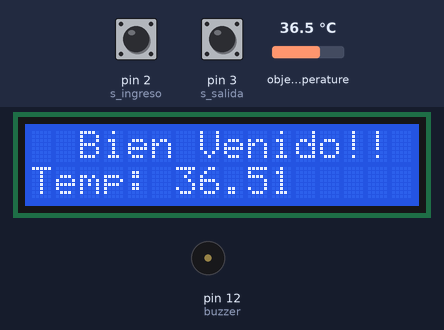
A sketch run on a simulated Arduino Uno, built with avr-gcc and run on an emulated ATmega328P. Parts: 16×2 character LCD, buzzer (waves = sounding, pin HIGH). Inputs (shaded band) come from the test bench; at power-on: object temperature 36.5 °C, pin 2 (s_ingreso) HIGH, pin 3 (s_salida) HIGH. What the sketch prints to the serial monitor is not drawn.

Above: at 2.2 s.
2.3 s: object temperature set to 38.6 °C
At 3.3 s:
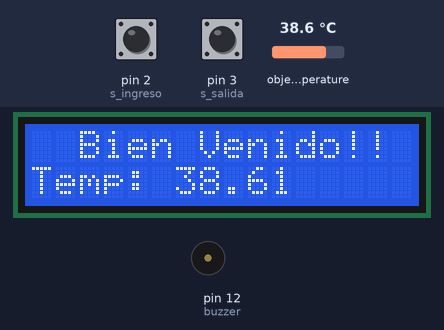
4.1 s: object temperature set to 39.3 °C
At 5.4 s:
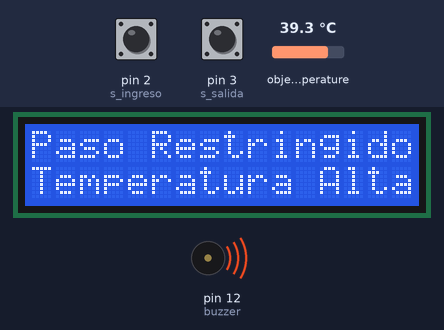
5.7 s: object temperature set to 20 °C
At 8.5 s:
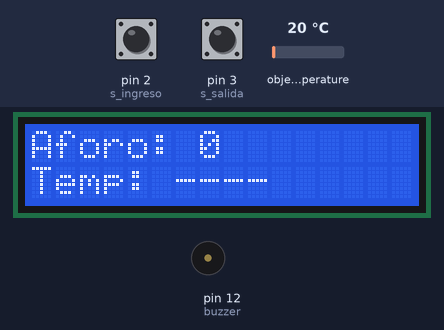
8.7 s: object temperature set to 28.6 °C
10.2 s: object temperature set to 29.3 °C
At 10.8 s:
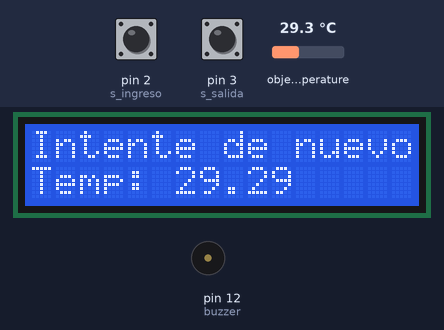
11.9 s: object temperature set to 26 °C
At 12.8 s:
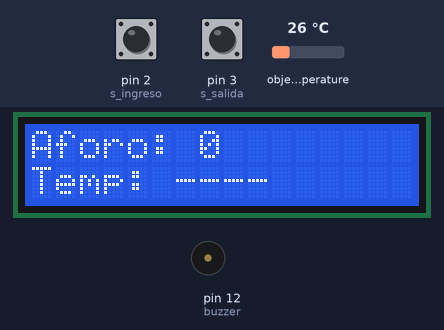
Timing chart, 0 to 14.5 s (numbered marks = the images above; inputs shaded):
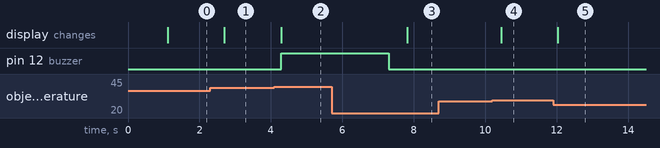

The sketch:

aforo_temperatura.ino
```cpp
/*
   Este código permite imprime un mensaje en el Puerto Serie a intérvalos de
   1 segundo que contiene un contador de personas
   Adicionalmente se incorpora una funcionalidad de medición de temperatura

   @author Christopher Alexis Castro Garcés, XtremeGym
*/
#include <Wire.h>
#include <Adafruit_MLX90614.h>
#include <LiquidCrystal_I2C.h>

int aforo = 0; //contador
float temperatura = 0; // variable para almacenar la temperatura
int s_ingreso = 2; //sensor de entrada
int s_salida = 3; //sensor de salida
int buzzer = 12; //buzzer
int tiempo = 1000; //tiempo de retardo para la variación de aforo
bool aux_ingreso = false;
bool aux_salida = false;


Adafruit_MLX90614 mlx = Adafruit_MLX90614();
LiquidCrystal_I2C lcd(0x27, 16, 2);

void setup() {
  pinMode(buzzer, OUTPUT);
  digitalWrite(buzzer, LOW);

  pinMode(s_ingreso, INPUT_PULLUP);
  pinMode(s_salida, INPUT_PULLUP);
  attachInterrupt(digitalPinToInterrupt(s_ingreso),ingreso,FALLING);
  attachInterrupt(digitalPinToInterrupt(s_salida),salida,FALLING);

  Serial.begin(9600);
  mlx.begin();
  lcd.begin();
  lcd.backlight();
  lcd.print("XtremeGym");
  delay(1000);
  lcd.clear();
}

void loop() {
  if (Serial.available() > 0){
     aforo = (Serial.read()- '0')*10;
  }
  temperatura = mlx.readObjectTempC();
  imprimir();

  if (aux_ingreso==true){
    delay(tiempo);
    aforo++;
    aux_ingreso=false;
  }
  if (aux_salida==true){
    delay(tiempo);
    aforo--;
    aux_salida=false;
  }

  delay(500);
}

void ingreso () {
  aux_ingreso = true;
}

void salida () {
  aux_salida = true;

}

void imprimir (){
  lcd.clear();

  Serial.println(aforo);

  if (temperatura>39) {
    lcd.setCursor(0,0);
    lcd.print("Paso Restringido");
    //lcd.print(aforo);

    lcd.setCursor(0,1);
    lcd.print("Temperatura Alta");
    digitalWrite(buzzer, HIGH);
    delay(3000);
    digitalWrite(buzzer, LOW);

  } else if(temperatura>29) {
    if (temperatura>35) {
      lcd.setCursor(0,0);
      lcd.print("  Bien Venido!!");
      //cd.print(aforo);
      lcd.setCursor(0,1);
      lcd.print("Temp: ");
      lcd.print(temperatura);
    } else {
      lcd.setCursor(0,0);
      lcd.print("Intente de nuevo");
      //cd.print(aforo);
      lcd.setCursor(0,1);
      lcd.print("Temp: ");
      lcd.print(temperatura);
    }
  } else {
    lcd.setCursor(0,0);
    lcd.print("Aforo: ");
    lcd.print(aforo);
    lcd.setCursor(0,1);
    lcd.print("Temp: ----");
  };
  Serial.println(mlx.readObjectTempC());
}
```

Measured:
- the behaviour switches between 38.9 and 39 °C on object temperature (found by bisection; images 1 and 2)
- the behaviour switches between 28.9 and 29 °C on object temperature (found by bisection; images 3 and 4)
- after the input at 2.3 s, the display: changes after 0.40 s (image 1)
- after the input at 4.1 s, pin 12 (buzzer): LOW → HIGH after 0.20 s; the display: changes after 0.20 s (image 2)
- after the input at 5.7 s, pin 12 (buzzer): goes on until 7.3 s, then stays LOW; the display: changes after 2.1 s (image 3)
- after the input at 8.7 s, every drawn part: stays the same
- after the input at 10.2 s, the display: changes after 0.25 s (image 4)
- after the input at 11.9 s, the display: changes after 0.13 s (image 5)
